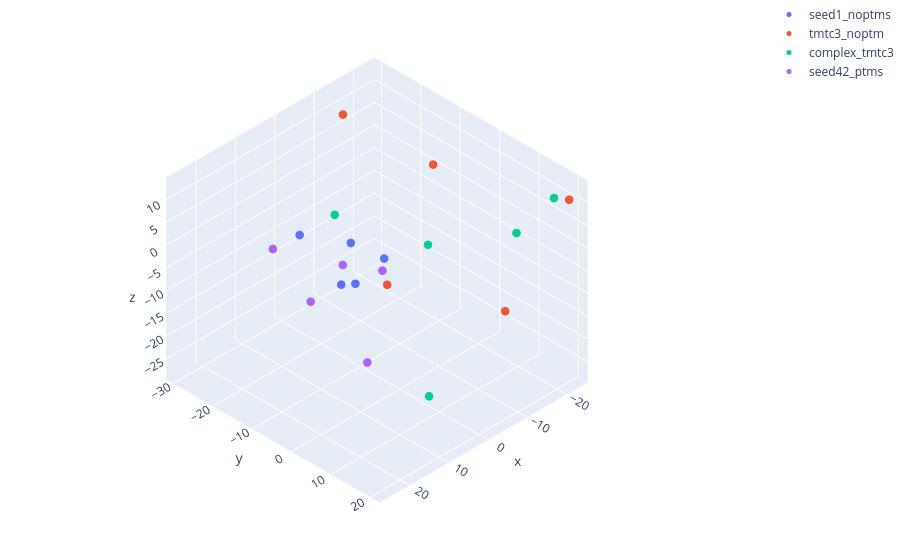

Notebook code for this chart:
### Code cell
import plotly
import plotly.graph_objs as go
dfc = pd.concat([df,df3])
grouping = "name"
data = []
for template in dfc[grouping].unique():
    x,y,z = dfc[dfc[grouping]==template]["PC1"],dfc[dfc[grouping]==template]["PC2"],dfc[dfc[grouping]==template]["PC3"]
    trace = go.Scatter3d(x=x,y=y,z=z,mode='markers',
                            marker={'size': 5},name=template)
    
    data.append(trace)
layout = go.Layout(margin={'l': 0, 'r': 0, 'b': 0, 't': 0})

plot_figure = go.Figure(data=data, layout=layout)
plot_figure.layout.scene.camera.projection.type = "orthographic"
plot_figure.show(renderer="browser")  # remove display(fig)
plotly.offline.iplot(plot_figure)

### Figure 1 — Plotly figure (JSON) as saved in the notebook; plotly's stock layout.template omitted (floating-point values rounded to 4 significant figures)
{"data": [{"marker": {"size": 5}, "mode": "markers", "name": "seed1_noptms", "type": "scatter3d", "x": [6.5, 6.975, 12.36, 13.69, 3.878], "y": [2.508, -4.33, -13.13, -1.21, -8.601], "z": [3.701, -5.021, 3.986, -0.3076, 0.259]}, {"marker": {"size": 5}, "mode": "markers", "name": "tmtc3_noptm", "type": "scatter3d", "x": [-8.324, -10.09, -22.2, -23.79, -2.043], "y": [18.45, -24.57, 20.82, -15.35, -5.269], "z": [-7.319, 13.55, 11.44, 0.3014, -10.24]}, {"marker": {"size": 5}, "mode": "markers", "name": "complex_tmtc3", "type": "scatter3d", "x": [-13.63, -0.8251, -19.98, -23.05, -9.56], "y": [-30.21, 6.579, 9.655, 16.11, -2.433], "z": [-13.11, -28.25, -0.3556, 9.025, -3.781]}, {"marker": {"size": 5}, "mode": "markers", "name": "seed42_ptms", "type": "scatter3d", "x": [25.11, 25.18, 6.081, 26.0, 12.07], "y": [2.44, -7.106, 1.635, 17.72, -2.449], "z": [3.468, 10.33, 0.3837, -1.828, 2.582]}], "layout": {"margin": {"b": 0, "l": 0, "r": 0, "t": 0}, "scene": {"camera": {"projection": {"type": "orthographic"}}}}}
